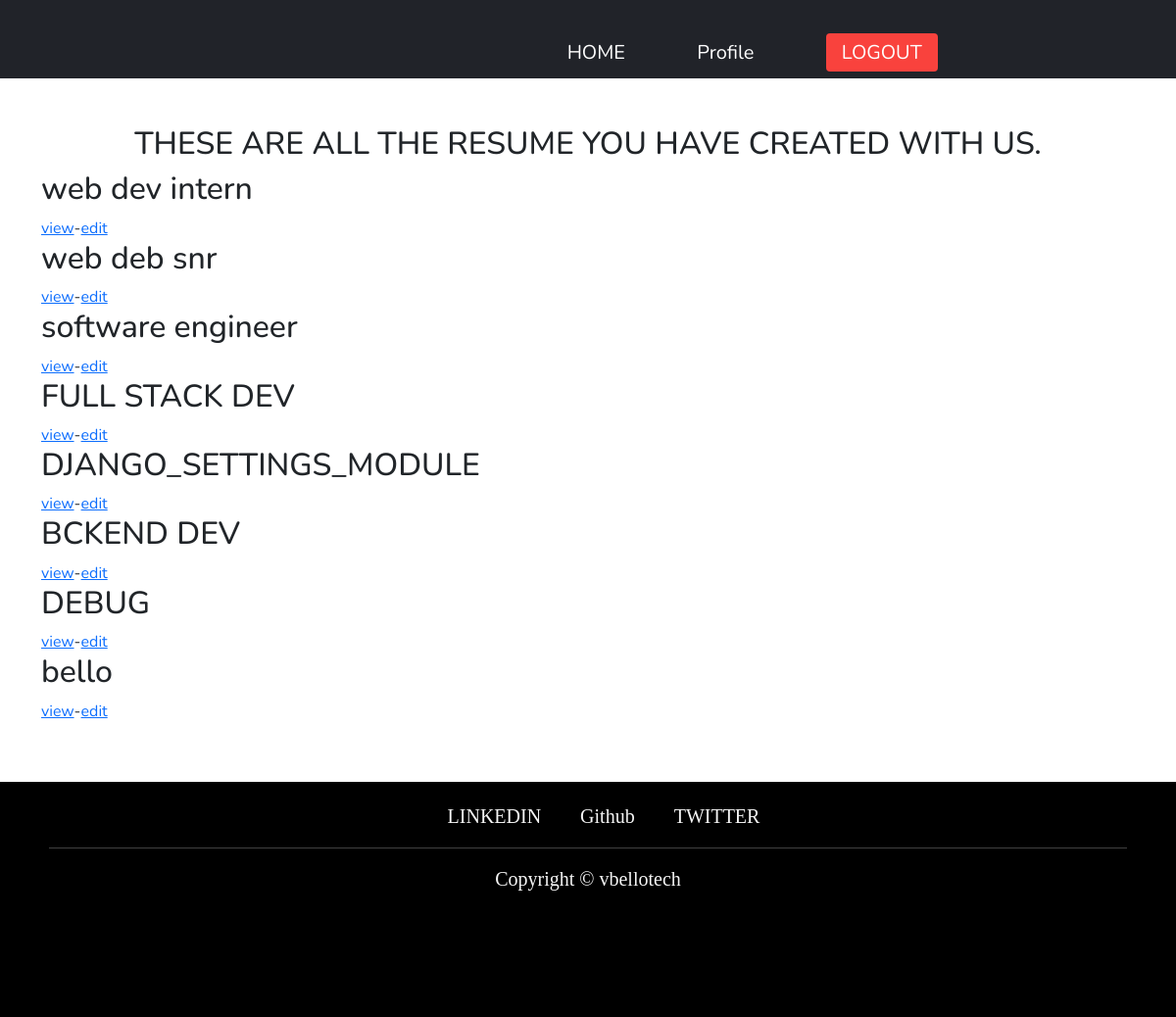
The page /resume/user/resume/ (signed in) on the database its author committed.
### resume/models.py (models this page shows, shortened)
class Resume(models.Model):
    user = models.ForeignKey('auth.user', on_delete=models.CASCADE)
    name = models.CharField(max_length=60)
    resume_link = models.URLField(blank=True, null=True)
    skills = models.ManyToManyField("Tech", related_name="techskill", blank=True)
    slug = models.SlugField(default=create_code())
    def get_preview(self):
        return reverse("resume:preview_resume", kwargs={
            'pk': self.pk,
        })
    def get_resume(self):
        return reverse("resume:resume", kwargs={
            'slug': self.slug,
            'name': self.name,
            'user': self.user,
        })

### resume/views.py (the view)
# urls.py: path('resume/user/resume/', user_resume, name="user_resume"),
@login_required
def user_resume(request):
    resume = Resume.objects.filter(user=request.user)
    context ={
        'user':request.user,
        'resumes':resume,
    }
    return render(request, 'resume/user_resume.html', context)

### templates/resume/user_resume.html
{% extends 'base.html' %}
{% load static %}
{% block content %}
<div class="container">
  <br><br>
<center><h2>THESE ARE ALL THE RESUME YOU HAVE CREATED WITH US.</h2></center>
  {% for resume in resumes %}
    <h2>{{ resume.name }}</h2><a href="{{ resume.get_resume }}">view</a>-<a href="{{ resume.get_preview }}">edit</a>
  {% endfor %}
</div>
{% endblock content %}

### templates/base.html (style rules this page uses)
:root { --darkgray: #212329; --brightred: #f9423d; --white: #fff; --lightred: #f9433dcc; }
* { box-sizing: border-box; margin: 0; padding: 0; font-family: "Nunito", sans-serif; }

### rows shown on the page
Resume: name "web dev intern"
Resume: name "web deb snr"
Resume: name "software engineer"
Resume: name "FULL STACK DEV"
Resume: name "DJANGO_SETTINGS_MODULE"
Resume: name "BCKEND DEV"
Resume: name "DEBUG"
Resume: name "bello"
